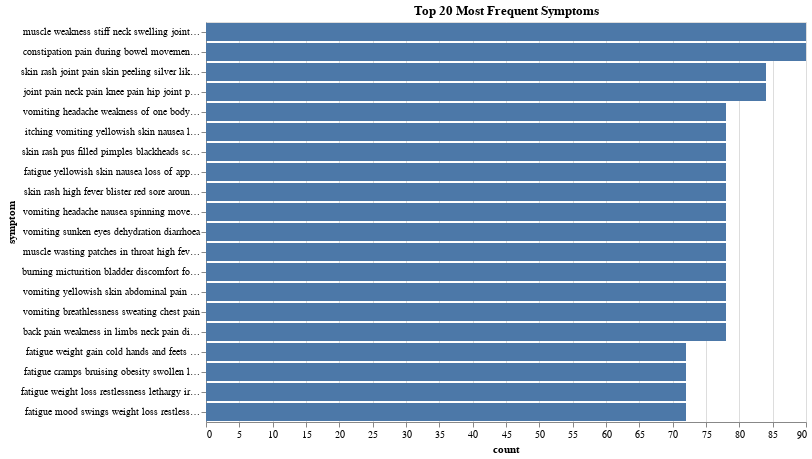

The code cell stored with this chart in its notebook:
### Code cell
import altair as alt
import pandas as pd

symptom_counts = df['symptoms'].value_counts().reset_index()
symptom_counts.columns = ['symptom', 'count']

chart = alt.Chart(symptom_counts.head(20)).mark_bar().encode(
    x='count:Q',
    y=alt.Y('symptom:N', sort='-x'),
    tooltip=['symptom', 'count']
).properties(
    width=600,
    height=400,
    title='Top 20 Most Frequent Symptoms'
)

chart.display()

### Figure 1 — Vega-Lite specification as saved in the notebook (floating-point values rounded to 4 significant figures)
{"config": {"view": {"continuousWidth": 300, "continuousHeight": 300}}, "data": {"name": "data-bb94f8c269a62e89e4b68c8bcdc3136d"}, "mark": {"type": "bar"}, "encoding": {"tooltip": [{"field": "symptom", "type": "nominal"}, {"field": "count", "type": "quantitative"}], "x": {"field": "count", "type": "quantitative"}, "y": {"field": "symptom", "sort": "-x", "type": "nominal"}}, "height": 400, "title": "Top 20 Most Frequent Symptoms", "width": 600, "$schema": "https://vega.github.io/schema/vega-lite/v5.20.1.json", "datasets": {"data-bb94f8c269a62e89e4b68c8bcdc3136d": [{"symptom": "muscle weakness stiff neck swelling joints movement stiffness painful walking", "count": 90}, {"symptom": "constipation pain during bowel movements pain in anal region bloody stool irritation in anus", "count": 90}, {"symptom": "skin rash joint pain skin peeling silver like dusting small dents in nails inflammatory nails", "count": 84}, {"symptom": "joint pain neck pain knee pain hip joint pain swelling joints painful walking", "count": 84}, {"symptom": "vomiting headache weakness of one body side altered sensorium", "count": 78}, {"symptom": "itching vomiting yellowish skin nausea loss of appetite abdominal pain yellowing of eyes", "count": 78}, {"symptom": "skin rash pus filled pimples blackheads scurring", "count": 78}, {"symptom": "fatigue yellowish skin nausea loss of appetite yellowing of eyes family history", "count": 78}, {"symptom": "skin rash high fever blister red sore around nose yellow crust ooze", "count": 78}, {"symptom": "vomiting headache nausea spinning movements loss of balance unsteadiness", "count": 78}, {"symptom": "vomiting sunken eyes dehydration diarrhoea", "count": 78}, {"symptom": "muscle wasting patches in throat high fever extra marital contacts", "count": 78}, {"symptom": "burning micturition bladder discomfort foul smell of urine continuous feel of urine", "count": 78}, {"symptom": "vomiting yellowish skin abdominal pain swelling of stomach distention of abdomen history of alcohol consumption fluid overload", "count": 78}, {"symptom": "vomiting breathlessness sweating chest pain", "count": 78}, {"symptom": "back pain weakness in limbs neck pain dizziness loss of balance", "count": 78}, {"symptom": "fatigue weight gain cold hands and feets mood swings lethargy dizziness puffy face and eyes enlarged thyroid brittle nails swollen extremeties depression irritability abnormal menstruation", "count": 72}, {"symptom": "fatigue cramps bruising obesity swollen legs swollen blood vessels prominent veins on calf", "count": 72}, {"symptom": "fatigue weight loss restlessness lethargy irregular sugar level blurred and distorted vision obesity excessive hunger increased appetite polyuria", "count": 72}, {"symptom": "fatigue mood swings weight loss restlessness sweating diarrhoea fast heart rate excessive hunger muscle weakness irritability abnormal menstruation", "count": 72}]}}
